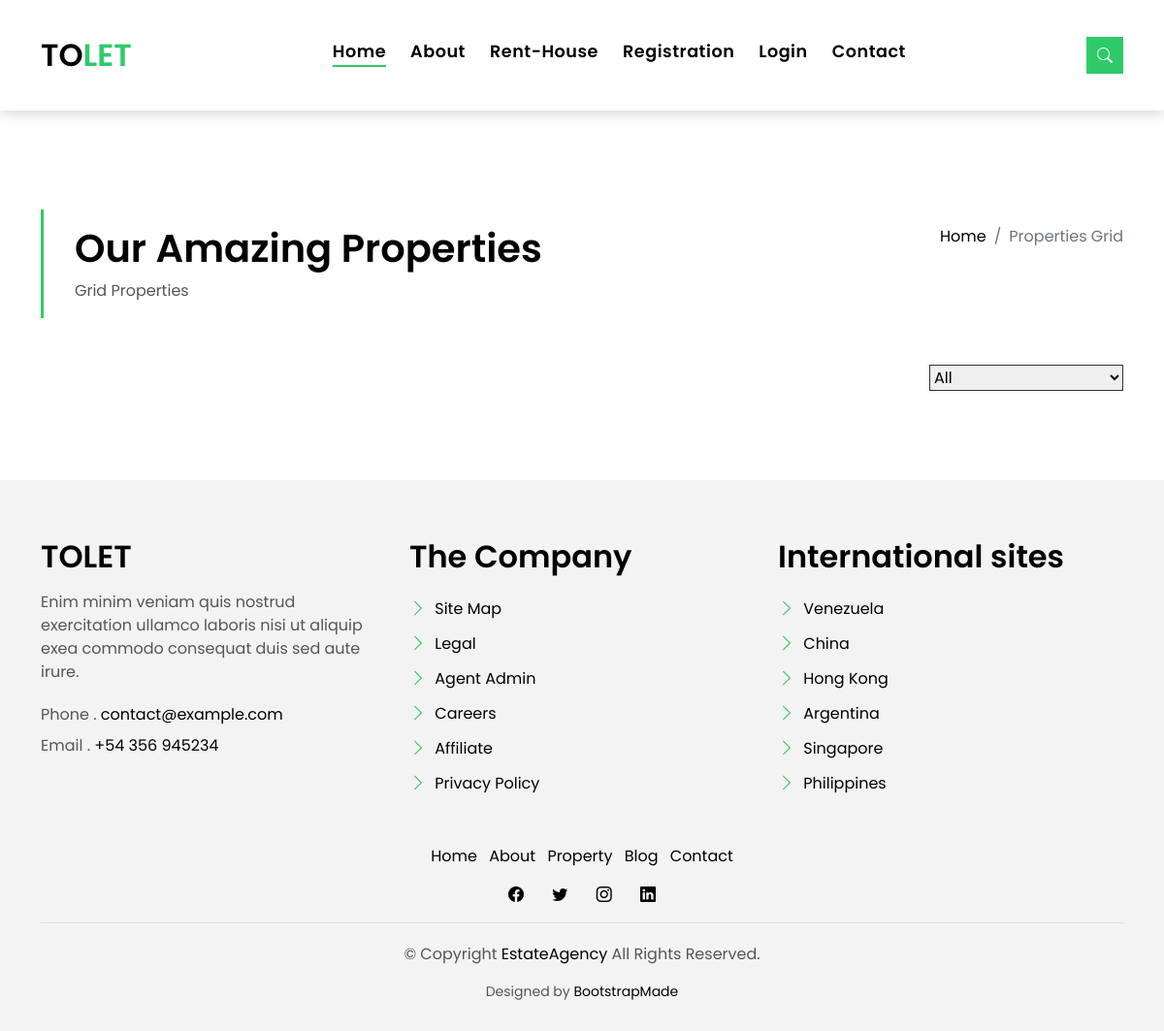
The app's page /all_house/, older data.
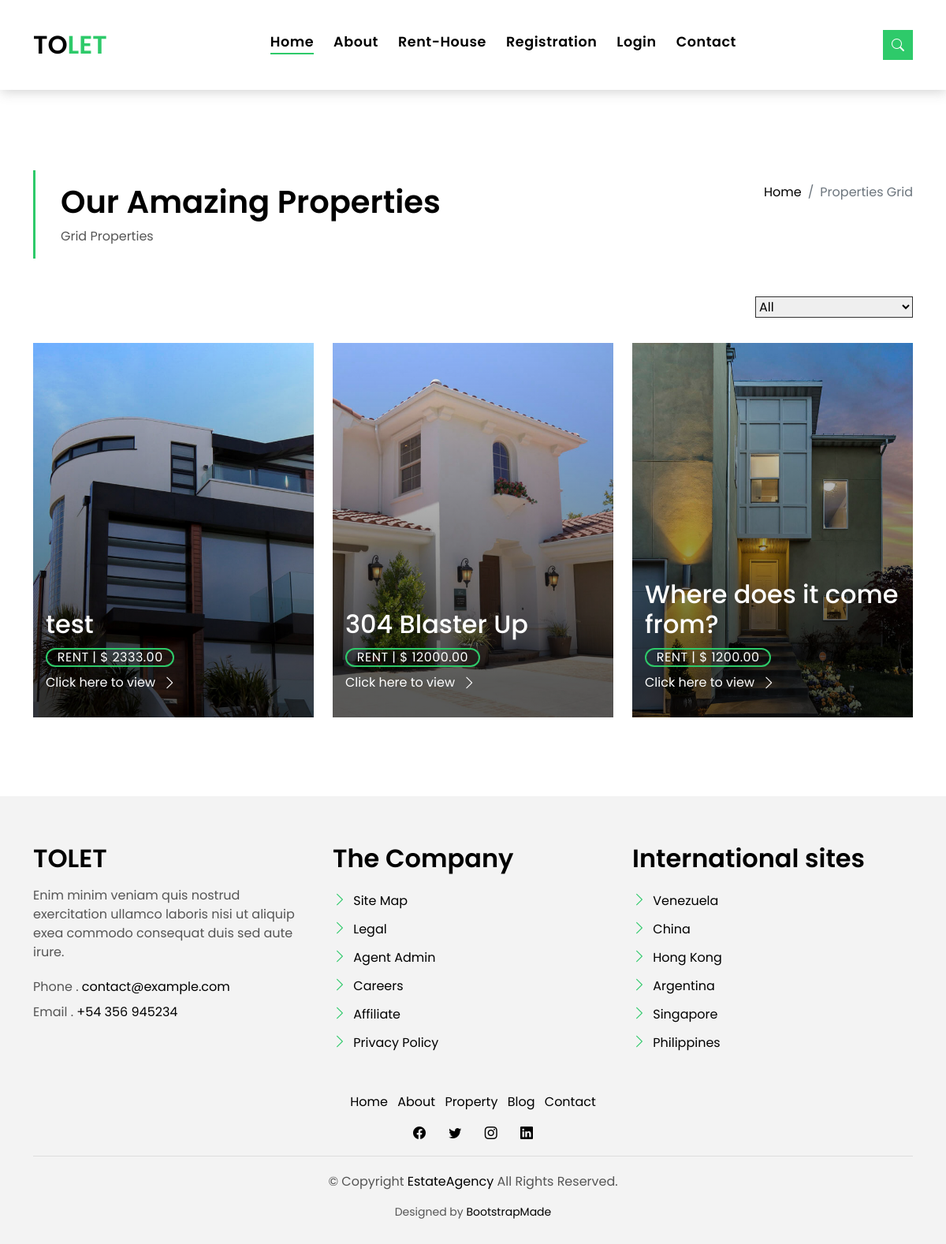
The same page, newer data.
### home/models.py (models this page shows, shortened)
class House(models.Model):
    user = models.ForeignKey(User,on_delete=models.CASCADE,blank=True,null=True)
    name = models.CharField(max_length=250)
    description = models.TextField()
    rent = models.DecimalField(max_digits=10,decimal_places=2)
    image = models.ImageField(upload_to="house/")
    location = models.CharField(max_length=200)
    house_type = models.CharField(max_length=250)
    area = models.CharField(max_length=50)
    beds = models.CharField(max_length=20)
    baths = models.CharField(max_length=20)
    garage = models.CharField(max_length=20)
    video = EmbedVideoField(blank=True,null=True)
    date_added = models.DateField(auto_now_add=True)
    is_publish = models.BooleanField(default=False)
    class Meta:
        ordering = ('-date_added',)

### home/views.py (the view)
# urls.py: path('all_house/',views.all_house,name='all_house'),
def all_house(request):
    house_list = House.objects.filter(is_publish=True)
    paginator = Paginator(house_list,3)
    page_number = request.GET.get('page')
    house = paginator.get_page(page_number)
    context = {
        'house': house,
    }
    return render(request, 'home/all_house.html',context)

### templates/home/all_house.html (shortened to what this page needs)
{% extends 'base.html' %}
{% load static %}
{% block content %}
<main id="main">
    <section class="intro-single">
      <div class="container">
        <div class="row">
          <div class="col-md-12 col-lg-8">
            <div class="title-single-box">
              <h1 class="title-single">Our Amazing Properties</h1>
              <span class="color-text-a">Grid Properties</span>
            </div>
          </div>
          <div class="col-md-12 col-lg-4">
            <nav aria-label="breadcrumb" class="breadcrumb-box d-flex justify-content-lg-end">
              <ol class="breadcrumb">
                <li class="breadcrumb-item">
                  <a href="/">Home</a>
                </li>
                <li class="breadcrumb-item active" aria-current="page">
                  Properties Grid
                </li>
              </ol>
            </nav>
          </div>
        </div>
      </div>
    </section>
    <section class="property-grid grid">
      <div class="container">
        <div class="row">
          <div class="col-sm-12">
            <div class="grid-option">
              <form>
                <select class="custom-select">
                  <option selected>All</option>
                </select>
              </form>
            </div>
          </div>
          {% if house %}
          {% for h in house %}
          <div class="col-md-4">
            <div class="card-box-a card-shadow">
              <div class="img-box-a">
                <img src="{{h.image.url}}" alt="" class="img-a img-fluid">
              </div>
              <div class="card-overlay">
                <div class="card-overlay-a-content">
                  <div class="card-header-a">
                    <h2 class="card-title-a">
                      <a href="#">
                        <br /> {{h.name}}</a>
                    </h2>
                  </div>
                  <div class="card-body-a">
                    <div class="price-box d-flex">
                      <span class="price-a">rent | $ {{h.rent}}</span>
                    </div>
                    <a href="{% url 'single_house' h.id %}" class="link-a">Click here to view
                      <span class="bi bi-chevron-right"></span>
                    </a>
                  </div>
                </div>
              </div>
            </div>
          </div>
          {% endfor %}
          {% endif %}
        </div>
      </div>
    </section>
  </main>
{% endblock content %}

Row changes from the older to the newer data that the page shows:
added House: image (picture), name "test", rent "2333.00"
added House: image (picture), name "304 Blaster Up", rent "12000.00"
now on this page (row edited): House: image (picture), name "Where does it come from?", rent "1200.00"
